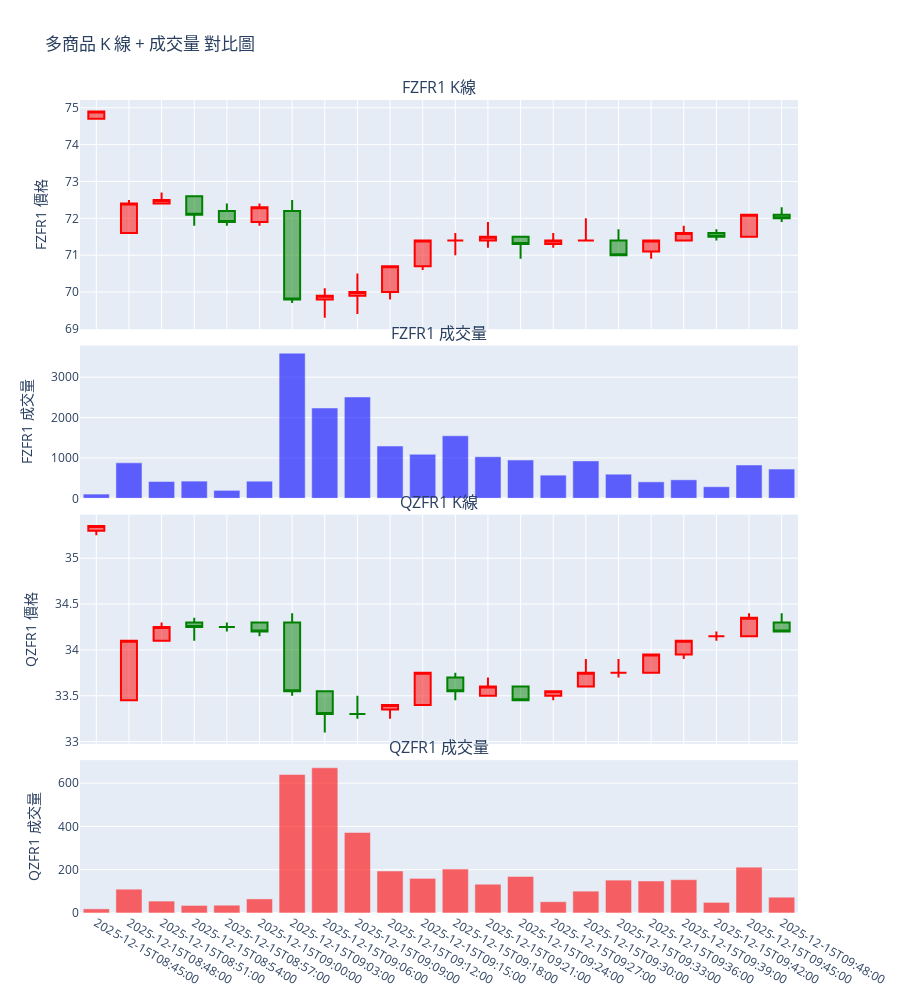

This figure's notebook cell:
### Markdown cell above
### K

### Code cell
def plot_interactive_multi_candlesticks(df, CODE, colors=None):
    """
    繪製多個商品的 K 線 + 成交量，垂直堆疊
    每種商品佔 2 行：(1) K線 (2) 成交量
    """
    if colors is None:
        colors = ['blue', 'red', 'green', 'purple', 'orange', 'brown']  # 可擴充

    n_codes = len(CODE)
    rows = n_codes * 2  # 每個商品：K線 + 成交量
    subplot_titles = []
    row_heights = []

    for i, code in enumerate(CODE):
        subplot_titles.extend([f"{code} K線", f"{code} 成交量"])
        row_heights.extend([0.6, 0.4])  # K線佔比大一點

    # 1. 創建子圖
    fig = make_subplots(
        rows=rows, cols=1,
        shared_xaxes=True,
        vertical_spacing=0.02,
        subplot_titles=subplot_titles,
        row_heights=row_heights
    )

    # 2. 為每個商品添加 K線 + 成交量
    for idx, code in enumerate(CODE):
        row_k = idx * 2 + 1   # K線在奇數行
        row_vol = idx * 2 + 2 # 成交量在偶數行
        color = colors[idx % len(colors)]

        # K線
        fig.add_trace(go.Candlestick(
            x=df.index,
            open=df[f'open_{code}'],
            high=df[f'high_{code}'],
            low=df[f'low_{code}'],
            close=df[f'close_{code}'],
            name=f"{code} K線",
            increasing_line_color='red', decreasing_line_color='green'
        ), row=row_k, col=1)

        # 成交量
        fig.add_trace(go.Bar(
            x=df.index,
            y=df[f'volume_{code}'],
            name=f"{code} 成交量",
            marker_color=color,
            opacity=0.6
        ), row=row_vol, col=1)

    # 3. 更新佈局
    fig.update_layout(
        title_text='多商品 K 線 + 成交量 對比圖',
        height=400 + 300 * n_codes,  # 動態高度
        showlegend=False,
        # 所有 x 軸設為 category，避免補空白日期
    )

    # 動態設定所有 xaxis 為 category
    for i in range(1, rows + 1):
        fig.update_xaxes(type="category", row=i, col=1)
        fig.update_xaxes(rangeslider_visible=False, row=i, col=1)

    # 設定 Y 軸標題
    for idx, code in enumerate(CODE):
        row_k = idx * 2 + 1
        row_vol = idx * 2 + 2
        fig.update_yaxes(title_text=f"{code} 價格", row=row_k, col=1)
        fig.update_yaxes(title_text=f"{code} 成交量", row=row_vol, col=1)

    # 顯示
    fig.show()
    
plot_interactive_multi_candlesticks(df_timek1.loc[time1: time2], CODE)

### Figure 1 — Plotly figure (JSON) as saved in the notebook; plotly's stock layout.template omitted (floating-point values rounded to 4 significant figures)
{"data": [{"close": [74.9, 72.4, 72.5, 72.1, 71.9, 72.3, 69.8, 69.9, 70.0, 70.7, 71.4, 71.4, 71.5, 71.3, 71.4, 71.4, 71.0, 71.4, 71.6, 71.5, 72.1, 72.0], "decreasing": {"line": {"color": "green"}}, "high": [74.9, 72.5, 72.7, 72.6, 72.4, 72.4, 72.5, 70.1, 70.5, 70.7, 71.4, 71.6, 71.9, 71.5, 71.6, 72.0, 71.7, 71.4, 71.8, 71.7, 72.1, 72.3], "increasing": {"line": {"color": "red"}}, "low": [74.7, 71.6, 72.4, 71.8, 71.8, 71.8, 69.7, 69.3, 69.4, 69.8, 70.6, 71.0, 71.2, 70.9, 71.2, 71.4, 71.0, 70.9, 71.4, 71.4, 71.5, 71.9], "name": "FZFR1 K線", "open": [74.7, 71.6, 72.4, 72.6, 72.2, 71.9, 72.2, 69.8, 69.9, 70.0, 70.7, 71.4, 71.4, 71.5, 71.3, 71.4, 71.4, 71.1, 71.4, 71.6, 71.5, 72.1], "type": "candlestick", "x": ["2025-12-15T08:45:00", "2025-12-15T08:48:00", "2025-12-15T08:51:00", "2025-12-15T08:54:00", "2025-12-15T08:57:00", "2025-12-15T09:00:00", "2025-12-15T09:03:00", "2025-12-15T09:06:00", "2025-12-15T09:09:00", "2025-12-15T09:12:00", "2025-12-15T09:15:00", "2025-12-15T09:18:00", "2025-12-15T09:21:00", "2025-12-15T09:24:00", "2025-12-15T09:27:00", "2025-12-15T09:30:00", "2025-12-15T09:33:00", "2025-12-15T09:36:00", "2025-12-15T09:39:00", "2025-12-15T09:42:00", "2025-12-15T09:45:00", "2025-12-15T09:48:00"], "xaxis": "x", "yaxis": "y"}, {"marker": {"color": "blue"}, "name": "FZFR1 成交量", "opacity": 0.6, "type": "bar", "x": ["2025-12-15T08:45:00", "2025-12-15T08:48:00", "2025-12-15T08:51:00", "2025-12-15T08:54:00", "2025-12-15T08:57:00", "2025-12-15T09:00:00", "2025-12-15T09:03:00", "2025-12-15T09:06:00", "2025-12-15T09:09:00", "2025-12-15T09:12:00", "2025-12-15T09:15:00", "2025-12-15T09:18:00", "2025-12-15T09:21:00", "2025-12-15T09:24:00", "2025-12-15T09:27:00", "2025-12-15T09:30:00", "2025-12-15T09:33:00", "2025-12-15T09:36:00", "2025-12-15T09:39:00", "2025-12-15T09:42:00", "2025-12-15T09:45:00", "2025-12-15T09:48:00"], "xaxis": "x2", "y": [106.0, 879.0, 418.0, 427.0, 198.0, 425.0, 3594.0, 2236.0, 2510.0, 1295.0, 1091.0, 1549.0, 1033.0, 948.0, 575.0, 928.0, 598.0, 409.0, 459.0, 288.0, 826.0, 726.0], "yaxis": "y2"}, {"close": [35.35, 34.1, 34.25, 34.25, 34.25, 34.2, 33.55, 33.3, 33.3, 33.4, 33.75, 33.55, 33.6, 33.45, 33.55, 33.75, 33.75, 33.95, 34.1, 34.15, 34.35, 34.2], "decreasing": {"line": {"color": "green"}}, "high": [35.35, 34.1, 34.3, 34.35, 34.3, 34.3, 34.4, 33.55, 33.5, 33.4, 33.75, 33.75, 33.7, 33.6, 33.55, 33.9, 33.9, 33.95, 34.1, 34.2, 34.4, 34.4], "increasing": {"line": {"color": "red"}}, "low": [35.25, 33.45, 34.1, 34.1, 34.2, 34.15, 33.5, 33.1, 33.25, 33.25, 33.4, 33.45, 33.5, 33.45, 33.45, 33.6, 33.7, 33.75, 33.9, 34.1, 34.15, 34.2], "name": "QZFR1 K線", "open": [35.3, 33.45, 34.1, 34.3, 34.25, 34.3, 34.3, 33.55, 33.3, 33.35, 33.4, 33.7, 33.5, 33.6, 33.5, 33.6, 33.75, 33.75, 33.95, 34.15, 34.15, 34.3], "type": "candlestick", "x": ["2025-12-15T08:45:00", "2025-12-15T08:48:00", "2025-12-15T08:51:00", "2025-12-15T08:54:00", "2025-12-15T08:57:00", "2025-12-15T09:00:00", "2025-12-15T09:03:00", "2025-12-15T09:06:00", "2025-12-15T09:09:00", "2025-12-15T09:12:00", "2025-12-15T09:15:00", "2025-12-15T09:18:00", "2025-12-15T09:21:00", "2025-12-15T09:24:00", "2025-12-15T09:27:00", "2025-12-15T09:30:00", "2025-12-15T09:33:00", "2025-12-15T09:36:00", "2025-12-15T09:39:00", "2025-12-15T09:42:00", "2025-12-15T09:45:00", "2025-12-15T09:48:00"], "xaxis": "x3", "yaxis": "y3"}, {"marker": {"color": "red"}, "name": "QZFR1 成交量", "opacity": 0.6, "type": "bar", "x": ["2025-12-15T08:45:00", "2025-12-15T08:48:00", "2025-12-15T08:51:00", "2025-12-15T08:54:00", "2025-12-15T08:57:00", "2025-12-15T09:00:00", "2025-12-15T09:03:00", "2025-12-15T09:06:00", "2025-12-15T09:09:00", "2025-12-15T09:12:00", "2025-12-15T09:15:00", "2025-12-15T09:18:00", "2025-12-15T09:21:00", "2025-12-15T09:24:00", "2025-12-15T09:27:00", "2025-12-15T09:30:00", "2025-12-15T09:33:00", "2025-12-15T09:36:00", "2025-12-15T09:39:00", "2025-12-15T09:42:00", "2025-12-15T09:45:00", "2025-12-15T09:48:00"], "xaxis": "x4", "y": [19.0, 110.0, 55.0, 35.0, 36.0, 65.0, 640.0, 671.0, 372.0, 194.0, 160.0, 203.0, 133.0, 169.0, 52.0, 101.0, 152.0, 148.0, 154.0, 49.0, 212.0, 73.0], "yaxis": "y4"}], "layout": {"annotations": [{"font": {"size": 16}, "showarrow": false, "text": "FZFR1 K線", "x": 0.5, "xanchor": "center", "xref": "paper", "y": 1, "yanchor": "bottom", "yref": "paper"}, {"font": {"size": 16}, "showarrow": false, "text": "FZFR1 成交量", "x": 0.5, "xanchor": "center", "xref": "paper", "y": 0.698, "yanchor": "bottom", "yref": "paper"}, {"font": {"size": 16}, "showarrow": false, "text": "QZFR1 K線", "x": 0.5, "xanchor": "center", "xref": "paper", "y": 0.49, "yanchor": "bottom", "yref": "paper"}, {"font": {"size": 16}, "showarrow": false, "text": "QZFR1 成交量", "x": 0.5, "xanchor": "center", "xref": "paper", "y": 0.188, "yanchor": "bottom", "yref": "paper"}], "height": 1000, "showlegend": false, "title": {"text": "多商品 K 線 + 成交量 對比圖"}, "xaxis": {"anchor": "y", "domain": [0, 1], "matches": "x4", "rangeslider": {"visible": false}, "showticklabels": false, "type": "category"}, "xaxis2": {"anchor": "y2", "domain": [0, 1], "matches": "x4", "rangeslider": {"visible": false}, "showticklabels": false, "type": "category"}, "xaxis3": {"anchor": "y3", "domain": [0, 1], "matches": "x4", "rangeslider": {"visible": false}, "showticklabels": false, "type": "category"}, "xaxis4": {"anchor": "y4", "domain": [0, 1], "rangeslider": {"visible": false}, "type": "category"}, "yaxis": {"anchor": "x", "domain": [0.718, 1], "title": {"text": "FZFR1 價格"}}, "yaxis2": {"anchor": "x2", "domain": [0.51, 0.698], "title": {"text": "FZFR1 成交量"}}, "yaxis3": {"anchor": "x3", "domain": [0.208, 0.49], "title": {"text": "QZFR1 價格"}}, "yaxis4": {"anchor": "x4", "domain": [0, 0.188], "title": {"text": "QZFR1 成交量"}}}}
